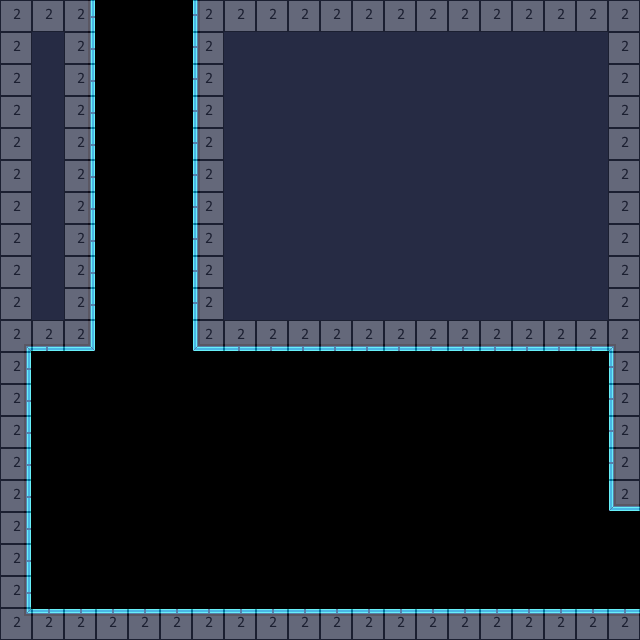

This game map was drawn from its Tiled (.tmx) file and the tilesets committed beside it. A one-line description and the full map source follow:
An orthogonal 20x20 tile map with 32x32 px tiles, 4 tile layers (bg, mg, fg, collision), 2 tilesets and 6 objects (2x Command - Corridor, 2x Command - Equipment Storage, squasher, door).

<map version="2017.05.26" orientation="orthogonal" renderorder="right-down" width="20" height="20" tilewidth="32" tileheight="32" nextobjectid="97">
 <tileset firstgid="1" name="32blocks" tilewidth="32" tileheight="32" tilecount="10" columns="10">
  <image source="32blocks.png" width="320" height="32" />
 </tileset>
 <tileset firstgid="11" name="shipTileset" tilewidth="32" tileheight="32" tilecount="513" columns="19">
  <image source="shipTileset.png" width="608" height="864" />
  <terraintypes>
   <terrain name="goop" tile="0" />
   <terrain name="purplegoop" tile="0" />
  </terraintypes>
  <tile id="16" terrain=",,,1" />
  <tile id="17" terrain=",,1,1" />
  <tile id="18" terrain=",,1," />
  <tile id="35" terrain=",1,,1" />
  <tile id="36" terrain="1,1,1,1" />
  <tile id="37" terrain="1,,1," />
  <tile id="54" terrain=",1,," />
  <tile id="55" terrain="1,1,," />
  <tile id="56" terrain="1,,," />
  <tile id="73" terrain="1,1,1," />
  <tile id="74" terrain="1,1,," />
  <tile id="75" terrain="1,1,,1" />
  <tile id="92" terrain="1,,1," />
  <tile id="94" terrain=",1,,1" />
  <tile id="111" terrain="1,,1,1" />
  <tile id="112" terrain=",,1,1" />
  <tile id="113" terrain=",1,1,1" />
  <tile id="346" terrain=",,,0" />
  <tile id="347" terrain=",,0,0" />
  <tile id="348" terrain=",,0," />
  <tile id="349" terrain=",0,0,0" />
  <tile id="350" terrain="0,,0,0" />
  <tile id="365" terrain=",0,,0" />
  <tile id="366" terrain="0,0,0,0" />
  <tile id="367" terrain="0,,0," />
  <tile id="368" terrain="0,0,,0" />
  <tile id="369" terrain="0,0,0," />
  <tile id="384" terrain=",0,," />
  <tile id="385" terrain="0,0,," />
  <tile id="386" terrain="0,,," />
 </tileset>
 <layer name="bg" width="20" height="20">
  <data encoding="csv">
382,382,382,0,0,0,382,382,382,382,382,382,382,382,382,382,382,382,382,382,
382,382,382,0,0,0,382,382,382,382,382,382,382,382,382,382,382,382,382,382,
382,382,382,0,0,0,382,382,382,382,382,382,382,382,382,382,382,382,382,382,
382,382,382,0,0,0,382,382,382,382,382,382,382,382,382,382,382,382,382,382,
382,382,382,0,0,0,382,382,382,382,382,382,382,382,382,382,382,382,382,382,
382,382,382,0,0,0,382,382,382,382,382,382,382,382,382,382,382,382,382,382,
382,382,382,0,0,0,382,382,382,382,382,382,382,382,382,382,382,382,382,382,
382,382,382,0,0,0,382,382,382,382,382,382,382,382,382,382,382,382,382,382,
382,382,382,0,0,0,382,382,382,382,382,382,382,382,382,382,382,382,382,382,
382,382,382,0,0,0,382,382,382,382,382,382,382,382,382,382,382,382,382,382,
382,382,382,0,0,0,382,382,382,382,382,382,382,382,382,382,382,382,382,382,
382,0,0,0,0,0,0,0,0,0,0,0,0,0,0,0,0,0,0,382,
382,0,0,0,0,0,0,0,0,0,0,0,0,0,0,0,0,0,0,382,
382,0,0,0,0,0,0,0,0,0,0,0,0,0,0,0,0,0,0,382,
382,0,0,0,0,0,0,0,0,0,0,0,0,0,0,0,0,0,0,382,
382,0,0,0,0,0,0,0,0,0,0,0,0,0,0,0,0,0,0,382,
382,0,0,0,0,0,0,0,0,0,0,0,0,0,0,0,0,0,0,0,
382,0,0,0,0,0,0,0,0,0,0,0,0,0,0,0,0,0,0,0,
382,0,0,0,0,0,0,0,0,0,0,0,0,0,0,0,0,0,0,0,
382,382,382,382,382,382,382,382,382,382,382,382,382,382,382,382,382,382,382,382
</data>
 </layer>
 <layer name="mg" width="20" height="20">
  <data encoding="csv">
0,0,383,0,0,0,381,0,0,0,0,0,0,0,0,0,0,0,0,0,
0,0,383,0,0,0,381,0,0,0,0,0,0,0,0,0,0,0,0,0,
0,0,383,0,0,0,381,0,0,0,0,0,0,0,0,0,0,0,0,0,
0,0,383,0,0,0,381,0,0,0,0,0,0,0,0,0,0,0,0,0,
0,0,383,0,0,0,381,0,0,0,0,0,0,0,0,0,0,0,0,0,
0,0,383,0,0,0,381,0,0,0,0,0,0,0,0,0,0,0,0,0,
0,0,383,0,0,0,381,0,0,0,0,0,0,0,0,0,0,0,0,0,
0,0,383,0,0,0,381,0,0,0,0,0,0,0,0,0,0,0,0,0,
0,0,383,0,0,0,381,0,0,0,0,0,0,0,0,0,0,0,0,0,
0,0,383,0,0,0,381,0,0,0,0,0,0,0,0,0,0,0,0,0,
384,401,402,0,0,0,400,401,401,401,401,401,401,401,401,401,401,401,401,385,
383,0,0,0,0,0,0,0,0,0,0,0,0,0,0,0,0,0,0,381,
383,0,0,0,0,0,0,0,0,0,0,0,0,0,0,0,0,0,0,381,
383,0,0,0,0,0,0,0,0,0,0,0,0,0,0,0,0,0,0,381,
383,0,0,0,0,0,0,0,0,0,0,0,0,0,0,0,0,0,0,381,
383,0,0,0,0,0,0,0,0,0,0,0,0,0,0,0,0,0,0,400,
383,0,0,0,0,0,0,0,0,0,0,0,0,0,0,0,0,0,0,0,
383,0,0,0,0,0,0,0,0,0,0,0,0,0,0,0,0,0,0,0,
383,0,0,0,0,0,0,0,0,0,0,0,0,0,0,0,0,0,0,0,
403,363,363,363,363,363,363,363,363,363,363,363,363,363,363,363,363,363,363,363
</data>
 </layer>
 <layer name="fg" width="20" height="20">
  <data encoding="csv">
0,0,0,0,0,0,0,0,0,0,0,0,0,0,0,0,0,0,0,0,
0,0,0,0,0,0,0,0,0,0,0,0,0,0,0,0,0,0,0,0,
0,0,0,0,0,0,0,0,0,0,0,0,0,0,0,0,0,0,0,0,
0,0,0,0,0,0,0,0,0,0,0,0,0,0,0,0,0,0,0,0,
0,0,0,0,0,0,0,0,0,0,0,0,0,0,0,0,0,0,0,0,
0,0,0,0,0,0,0,0,0,0,0,0,0,0,0,0,0,0,0,0,
0,0,0,0,0,0,0,0,0,0,0,0,0,0,0,0,0,0,0,0,
0,0,0,0,0,0,0,0,0,0,0,0,0,0,0,0,0,0,0,0,
0,0,0,0,0,0,0,0,0,0,0,0,0,0,0,0,0,0,0,0,
0,0,0,0,0,0,0,0,0,0,0,0,0,0,0,0,0,0,0,0,
0,0,0,0,0,0,0,0,0,0,0,0,0,0,0,0,0,0,0,0,
0,0,0,0,0,0,0,0,0,0,0,0,0,0,0,0,0,0,0,0,
0,0,0,0,0,0,0,0,0,0,0,0,0,0,0,0,0,0,0,0,
0,0,0,0,0,0,0,0,0,0,0,0,0,0,0,0,0,0,0,0,
0,0,0,0,0,0,0,0,0,0,0,0,0,0,0,0,0,0,0,0,
0,0,0,0,0,0,0,0,0,0,0,0,0,0,0,0,0,0,0,0,
0,0,0,0,0,0,0,0,0,0,0,0,0,0,0,0,0,0,0,0,
0,0,0,0,0,0,0,0,0,0,0,0,0,0,0,0,0,0,0,0,
0,0,0,0,0,0,0,0,0,0,0,0,0,0,0,0,0,0,0,0,
0,0,0,0,0,0,0,0,0,0,0,0,0,0,0,0,0,0,0,0
</data>
 </layer>
 <layer name="collision" width="20" height="20" opacity="0.29">
  <data encoding="csv">
2,2,2,0,0,0,2,2,2,2,2,2,2,2,2,2,2,2,2,2,
2,0,2,0,0,0,2,0,0,0,0,0,0,0,0,0,0,0,0,2,
2,0,2,0,0,0,2,0,0,0,0,0,0,0,0,0,0,0,0,2,
2,0,2,0,0,0,2,0,0,0,0,0,0,0,0,0,0,0,0,2,
2,0,2,0,0,0,2,0,0,0,0,0,0,0,0,0,0,0,0,2,
2,0,2,0,0,0,2,0,0,0,0,0,0,0,0,0,0,0,0,2,
2,0,2,0,0,0,2,0,0,0,0,0,0,0,0,0,0,0,0,2,
2,0,2,0,0,0,2,0,0,0,0,0,0,0,0,0,0,0,0,2,
2,0,2,0,0,0,2,0,0,0,0,0,0,0,0,0,0,0,0,2,
2,0,2,0,0,0,2,0,0,0,0,0,0,0,0,0,0,0,0,2,
2,2,2,0,0,0,2,2,2,2,2,2,2,2,2,2,2,2,2,2,
2,0,0,0,0,0,0,0,0,0,0,0,0,0,0,0,0,0,0,2,
2,0,0,0,0,0,0,0,0,0,0,0,0,0,0,0,0,0,0,2,
2,0,0,0,0,0,0,0,0,0,0,0,0,0,0,0,0,0,0,2,
2,0,0,0,0,0,0,0,0,0,0,0,0,0,0,0,0,0,0,2,
2,0,0,0,0,0,0,0,0,0,0,0,0,0,0,0,0,0,0,2,
2,0,0,0,0,0,0,0,0,0,0,0,0,0,0,0,0,0,0,0,
2,0,0,0,0,0,0,0,0,0,0,0,0,0,0,0,0,0,0,0,
2,0,0,0,0,0,0,0,0,0,0,0,0,0,0,0,0,0,0,0,
2,2,2,2,2,2,2,2,2,2,2,2,2,2,2,2,2,2,2,2
</data>
 </layer>
 <objectgroup name="Object Layer 1">
  <object id="90" name="travel" type="Command - Corridor" x="92" y="0" width="112" height="8" />
  <object id="92" name="d" type="Command - Corridor" x="165" y="553" width="10" height="16" />
  <object id="93" name="boss" type="squasher" x="358" y="362" width="12" height="12">
   <properties>
    <property name="flag" value="4" />
   </properties>
  </object>
  <object id="94" name="enemy" type="door" x="619" y="580" width="16" height="20">
   <properties>
    <property name="code" value="1" />
    <property name="flag" value="4" />
   </properties>
  </object>
  <object id="95" name="travel" type="Command - Equipment Storage" x="628" y="515" width="6" height="93" />
  <object id="96" name="d" type="Command - Equipment Storage" x="581" y="583" width="16" height="18" />
 </objectgroup>
</map>
